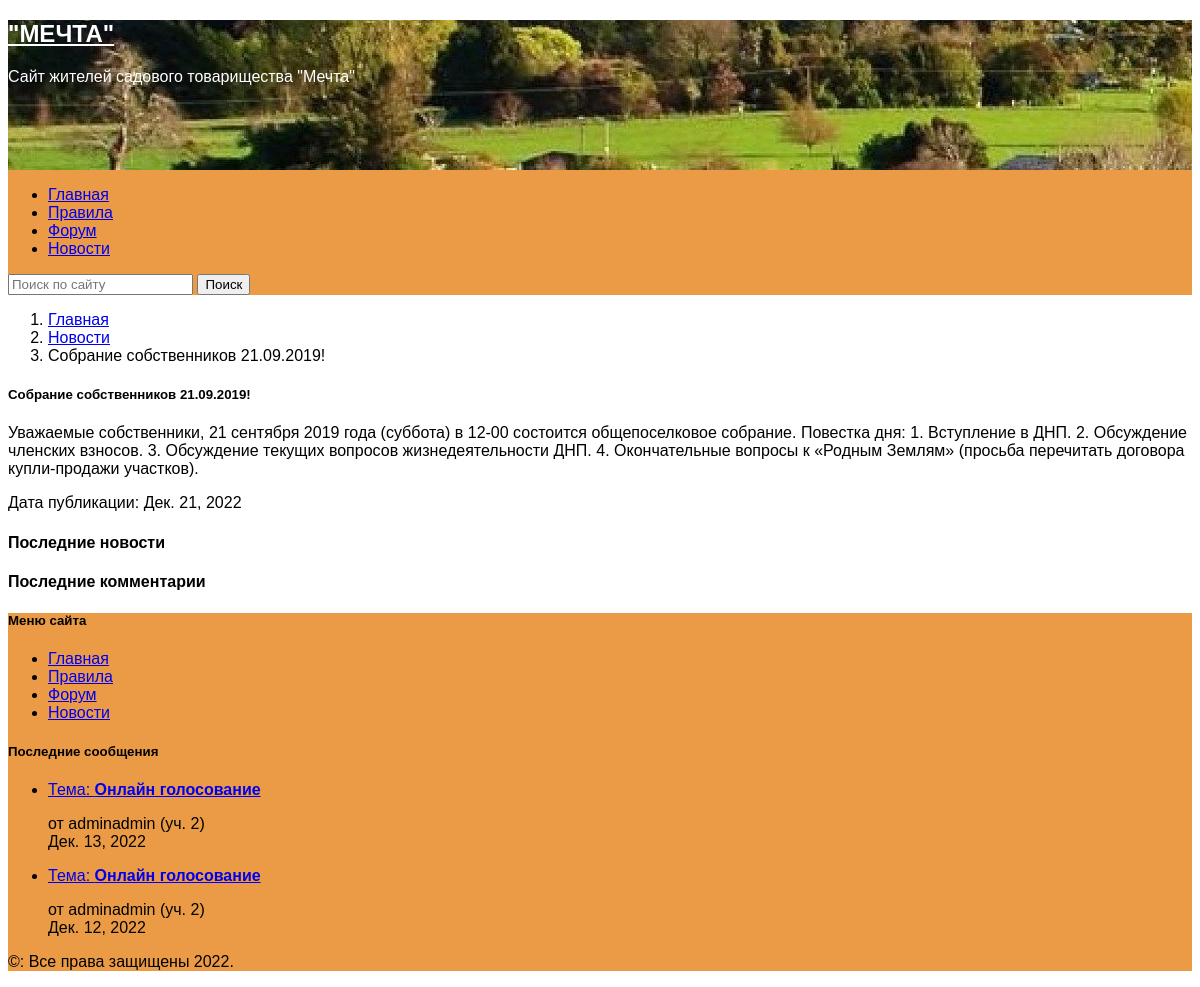
Screenshot of /articles/sobranie_sobstvennikov/ with the database file from the repository.
### mechta/apps/website/models.py (models this page shows, shortened)
class SitePage(models.Model):
    slug = models.SlugField('url', max_length=255, db_index=True, unique=True, default='', blank=True)
    alias = models.CharField('ссылка', max_length=20, default='', null=True, blank=True)
    title = models.CharField('название', max_length=200, null=True, blank=True)
    intro_text = models.TextField('краткое содержание страницы', null=True, blank=True, default='')
    content = models.TextField('содержание страницы', null=True, blank=True, default='')
    pub_date = models.DateField('дата создания')
    template = models.CharField('файл шаблона', max_length=100, null=False, blank=True, default='.html')
    context_model = models.CharField('контекст модели', max_length=50, default='', null=True, blank=True)
    use_in_menu = models.BooleanField()
    is_category = models.BooleanField()
    def get_absolute_url(self):
        host = 'http://127.0.0.1:8000/'
        return host + self.slug + '/' if self.slug else host

### mechta/apps/articles/models.py (models this page shows, shortened)
class Article(models.Model):
    slug = models.SlugField('url', max_length=255, db_index=True, unique=True, default='', blank=True)
    title = models.CharField('название новости', max_length=200)
    text = models.TextField('текст новости')
    pub_date = models.DateField('дата публикации')

### mechta/apps/articles/views.py (the view)
# urls.py: path('<slug:article_slug>/', views.ArticleView.as_view(), name='article')]
class ArticleView(DataMixin, DetailView):
    model = Article
    context_object_name = 'page'
    template_name = 'articles/article.html'
    slug_url_kwarg = 'article_slug'
    def get_context_data(self, **kwargs):
        context = super().get_context_data(**kwargs)
        context = self.add_user_context(context=context,
                                        )
        return context

### mechta/apps/utils.py (called while the page is built, shortened)
    @staticmethod
    def get_list_apps():
        return [apps.get_app_config(app.split('.')[0]) for app in settings.INSTALLED_APPS
                if not app.startswith("django.")]

    def get_menu_items(self):
        host = 'http://127.0.0.1:8000/'
        apps_items = []
        for app in self.get_list_apps():
            if hasattr(app, 'menu_name'):
                apps_items.append((app.menu_name, host + app.label + '/'))
        pages = SitePage.objects.filter(use_in_menu=True)
        return [(page.title, page.get_absolute_url()) for page in pages] + apps_items

    @staticmethod
    def get_last_messages():
        return Message.objects.\
            values('user_id__username',
                   'user_id__profile__land_plot',
                   'topic_id__title',
                   'topic_id__id',
                   'topic_id__section_id__id',
                   'pub_date').\
            order_by('-pub_date')

    def add_user_context(self, context, context_model=None, is_forum_page=False, request_path=None, **kwargs):
        context['menu_items'] = self.get_menu_items()
        context['last_messages'] = self.get_last_messages()
        if context_model is not None:
            context[context_model] = self.get_context_model_content(context_model, **kwargs)
        return context

### mechta/templates/articles/article.html (shortened to what this page needs)
{% extends "main.html" %}
{% block second_page_link %}
    <li class="breadcrumb-item">
        <a href="{% url 'articles:page' %}">Новости</a>
    </li>
    <li class="breadcrumb-item active" aria-current="page">
        {{ page.title }}
    </li>
{% endblock %}
{% block content %}
<div class="d-flex flex-row row-cols-2 g-8 py-8">
    <div class="col-md-9 align-center">
        <h5>{{ page.title }}</h5>
        <p>{{ page.text }}</p>
        <p>Дата публикации: {{ page.pub_date }}</p>
    </div>
    <div class="col-md-3 align-top">
        {% include "right_column.html" %}
    </div>
</div>
{% endblock %}

### mechta/templates/top_menu.html
 {% load static %}
    <div class="container-fluid p-0" style="background-color:#eb9b46">
        <div class="row align-items-center container-fluid m-0" style="height: 150px; background-image: url('{% static 'fon.jpg' %}')">
            <div class="col-lg-4 d-flex justify-content-center">
                <div class="site-branding navbar-brand">
                    <h2 class="site-title fs-4">
                        <a class="text-decoration-none" href="https://zolotoi-bor.ru/" rel="home" style="color:#FFFFFF">"МЕЧТА"</a>
                    </h2>
                    <p class="site-description fs-5" style="color:#FFFFFF">Сайт жителей садового товарищества "Мечта"</p>
                </div>
            </div>
        </div>
        <div class="row container-fluid justify-content-md-center">
            <nav class="navbar navbar-expand-lg  navbar-light bg-transparent" aria-label="Main navigation">
                <ul class="navbar-nav me-auto mb-2 mb-lg-0">
                {% for title, url in menu_items %}
                    <li class="nav-item">
                        <a class="nav-link fs-6 fw-semibold text-light" href="{{ url }}">{{ title }}</a>
                    </li>
                {% endfor %}
                </ul>
                <form class="d-flex" role="search" action="{% url 'website:search_results' %}" method="get">
                    <input name="w_q" class="form-control rounded-3 me-2" type="search" placeholder="Поиск по сайту" aria-label="Search">
                    <button class="btn btn-outline-light text-light menu-search-btn rounded-3" type="submit">Поиск</button>
                </form>
            </nav>
        </div>
    </div>

### mechta/templates/bottom_menu.html
<div class="col mb-3">
    <h5 class="text-muted fw-semibold">Меню сайта</h5>
    <ul class="nav flex-column">
    {% for title, url in menu_items %}
        <li class="nav-item mb-2 border-bottom">
            <a class="nav-link p-0 text-light fs-6" href="{{ url }}">{{ title }}</a>
        </li>
    {% endfor %}
    </ul>
</div>

### mechta/static/website/css/main.css (style rules this page uses)
html { font-size: 16px; }
body { font-family: "Public+Sans", sans-serif; font-size: 16px; font-weight: 300; color: #000000; background-color: #FFFFFF; min-width: 320px; }

### rows the page displays
SitePage: menu_items "Главная", menu_items "Главная"
SitePage: menu_items "Правила", menu_items "Правила"
Article: title "Собрание собственников 21.09.2019!", text "Уважаемые собственники, 21 сентября 2019 года (суббота) в 12-00 состоится общепоселковое собрание. Повестка дня: 1. Вступление в ДНП. 2. Обсуждение членских взносов. 3. Обсуждение текущих вопросов жизнедеятельности ДНП. 4. Окончательные вопросы к «Родным Землям» (просьба перечитать договора купли-продажи участков).", pub_date "Дек. 21, 2022"

### other values shown
{{ title }} "Форум" "Новости"
{{ message.topic_id__title }} "Онлайн голосование" "Онлайн голосование"
{{ message.user_id__username }} "adminadmin" "adminadmin"
{{ message.user_id__profile__land_plot }} "2" "2"
{{ message.pub_date }} "Дек. 13, 2022" "Дек. 12, 2022"
